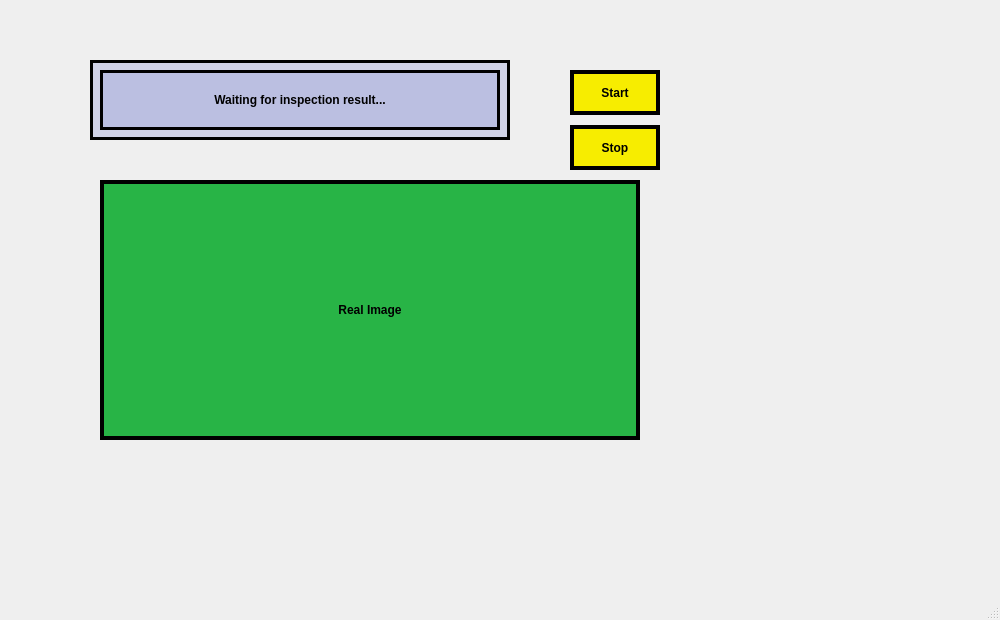
<?xml version="1.0" encoding="UTF-8"?>
<ui version="4.0">
    <class>MainWindow</class>
    <widget class="QMainWindow" name="MainWindow">
        <property name="geometry">
            <rect>
                <x>0</x>
                <y>0</y>
                <width>1000</width>
                <height>620</height>
            </rect>
        </property>
        <property name="windowTitle">
            <string>Inspection Camera GUI</string>
        </property>

        <widget class="QWidget" name="centralwidget">
            <widget class="QFrame" name="messageFrame">
                <property name="geometry">
                    <rect>
                        <x>90</x>
                        <y>60</y>
                        <width>420</width>
                        <height>80</height>
                    </rect>
                </property>
                <property name="styleSheet">
                    <string notr="true">QFrame {
                        background-color: rgba(150, 156, 214, 0.35);
                        border: 3px solid black;
                        }
                        QLabel {
                        color: black;
                        font: 18pt &quot;Arial&quot;;
                        font-weight: bold;
                        }</string>
                </property>
                <property name="frameShape">
                    <enum>QFrame::StyledPanel</enum>
                </property>
                <widget class="QLabel" name="messageLabel">
                    <property name="geometry">
                        <rect>
                            <!-- <x>20</x> -->
                            <!-- <y>20</y> -->
                            <x>10</x>
                            <y>10</y>
                            <width>400</width>
                            <height>60</height>
                        </rect>
                    </property>
                    <property name="text">
                        <string>Waiting for inspection result...</string>
                    </property>
                    <property name="alignment">
                        <set>Qt::AlignCenter</set>
                    </property>
                </widget>
            </widget>
            <widget class="QPushButton" name="startButton">
                <property name="geometry">
                    <rect>
                        <x>570</x>
                        <y>70</y>
                        <width>90</width>
                        <height>45</height>
                    </rect>
                </property>
                <property name="styleSheet">
                    <string notr="true">QPushButton {
                        background-color: rgb(247, 237, 0);
                        border: 4px solid black;
                        font: 14pt &quot;Arial&quot;;
                        font-weight: bold;
                        }
                        QPushButton:pressed {
                        background-color: rgb(220, 210, 0);
                        }</string>
                </property>
                <property name="text">
                    <string>Start</string>
                </property>
            </widget>
            <widget class="QPushButton" name="stopButton">
                <property name="geometry">
                    <rect>
                        <x>570</x>
                        <y>125</y>
                        <width>90</width>
                        <height>45</height>
                    </rect>
                </property>
                <property name="styleSheet">
                    <string notr="true">QPushButton {
                        background-color: rgb(247, 237, 0);
                        border: 4px solid black;
                        font: 14pt &quot;Arial&quot;;
                        font-weight: bold;
                        }
                        QPushButton:pressed {
                        background-color: rgb(220, 210, 0);
                        }</string>
                </property>
                <property name="text">
                    <string>Stop</string>
                </property>
            </widget>
            <widget class="QFrame" name="cameraFrame">
                <property name="geometry">
                    <rect>
                        <x>100</x>
                        <y>180</y>
                        <width>540</width>
                        <height>260</height>
                    </rect>
                </property>
                <property name="styleSheet">
                    <string notr="true">QFrame {
                        background-color: rgb(40, 180, 70);
                        border: 4px solid black;
                        }
                        QLabel {
                        color: black;
                        font: 24pt &quot;Arial&quot;;
                        font-weight: bold;
                        }</string>
                </property>
                <property name="frameShape">
                    <enum>QFrame::StyledPanel</enum>
                </property>
                <widget class="QLabel" name="imageLabel">
                    <property name="geometry">
                        <rect>
                            <x>0</x>
                            <y>0</y>
                            <width>540</width>
                            <height>260</height>
                        </rect>
                    </property>
                    <property name="text">
                        <string>Real Image</string>
                    </property>
                    <property name="alignment">
                        <set>Qt::AlignCenter</set>
                    </property>
                </widget>
            </widget>
        </widget>

        <widget class="QMenuBar" name="menubar">
            <property name="geometry">
                <rect>
                    <x>0</x>
                    <y>0</y>
                    <width>1000</width>
                    <height>26</height>
                </rect>
            </property>
        </widget>
        <widget class="QStatusBar" name="statusbar" />
    </widget>
    <resources />
    <connections />
</ui>
